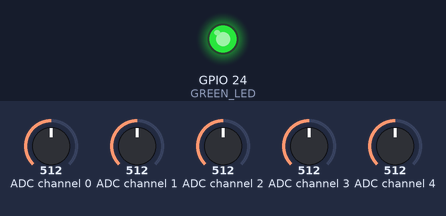
A program run on a simulated Raspberry Pi (BCM pin numbers). Parts: output pins drawn as LEDs (lit = HIGH). Inputs (shaded band) come from the test bench; at power-on: ADC channel 0 = 512, ADC channel 1 = 512, ADC channel 2 = 512, ADC channel 3 = 512, ADC channel 4 = 512 (analog values on the 0–1023 scale). Sound played through the audio output is not drawn and takes no time.

Above: at 1.2 s.
1.3 s: ADC channel 0 set to 489
At 2.4 s:
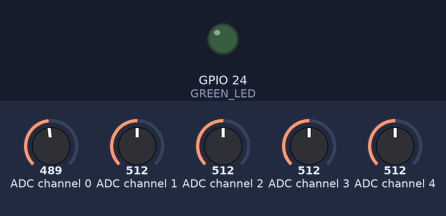
2.8 s: ADC channel 0 set to 716
At 3.8 s:
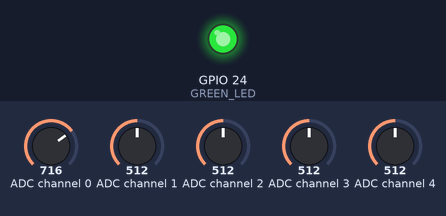
4.3 s: ADC channel 0 set to 306
At 5.2 s:
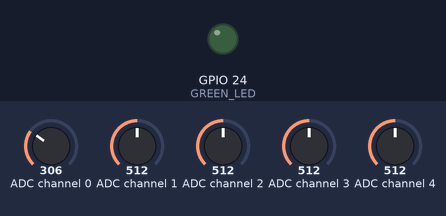
Timing chart, 0 to 7.3 s (numbered marks = the images above; inputs shaded):
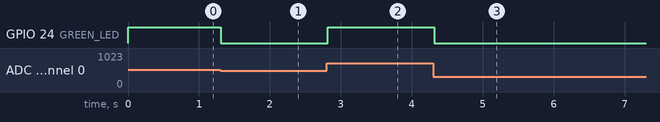

Measured:
- the behaviour switches between 501 and 500 on ADC channel 0 (found by bisection; images 0 and 1)
- after the input at 1.3 s, GPIO 24 (GREEN_LED): HIGH → LOW at once
- after the input at 2.8 s, GPIO 24 (GREEN_LED): LOW → HIGH at once
- after the input at 4.3 s, GPIO 24 (GREEN_LED): HIGH → LOW at once

The program:

laser_ligth.py
```python
#!/usr/bin/env python

import spidev
import RPi.GPIO as GPIO
import time
import os

import pygame.mixer

# Set led pin.
GPIO.setmode(GPIO.BCM)
GREEN_LED = 24
GPIO.setup(GREEN_LED, GPIO.OUT)

spi = spidev.SpiDev()
spi.open(0,0)

# read SPI data from MCP3008 chip, 8 possible adc's (0 thru 7)
def readadc(adcnum):
        if ((adcnum > 7) or (adcnum < 0)):
                return -1
	r = spi.xfer2([1, (8 + adcnum) << 4, 0])
	adcout = ((r[1] & 3) << 8) + r[2]
	return adcout

# ADC ports (pins)
L1 = 0;
L2 = 1;
L3 = 2;
L4 = 3;
L5 = 4;

#sound files expect to be in the same directory as script
s1 = pygame.mixer.Sound("./1.wav")
s2 = pygame.mixer.Sound("./2.wav")
s3 = pygame.mixer.Sound("./3.wav")
s4 = pygame.mixer.Sound("./4.wav")
s5 = pygame.mixer.Sound("./5.wav")

pygame.mixer.init(44100, -16, 2, 1024)

# Configuration vars
LOWER = 500;

try:
	while True:
		v1 = readadc(L1);
		v2 = readadc(L2);
		v3 = readadc(L3);
		v4 = readadc(L4);
		v5 = readadc(L5);

		# Test light value
		if (LOWER < v1 ):
			GPIO.output(GREEN_LED, True);
		else:
			GPIO.output(GREEN_LED, False);

		if (LOWER < v1):
			s1.play()

		if (LOWER < v2):
			s2.play()

		if (LOWER < v3):
			s3.play()

		if (LOWER < v4):
			s4.play()

		if (LOWER < v5):
			s5.play()

		# hang out and do nothing for a half second
		time.sleep(.1);


except KeyboardInterrupt:
	GPIO.cleanup();
```
